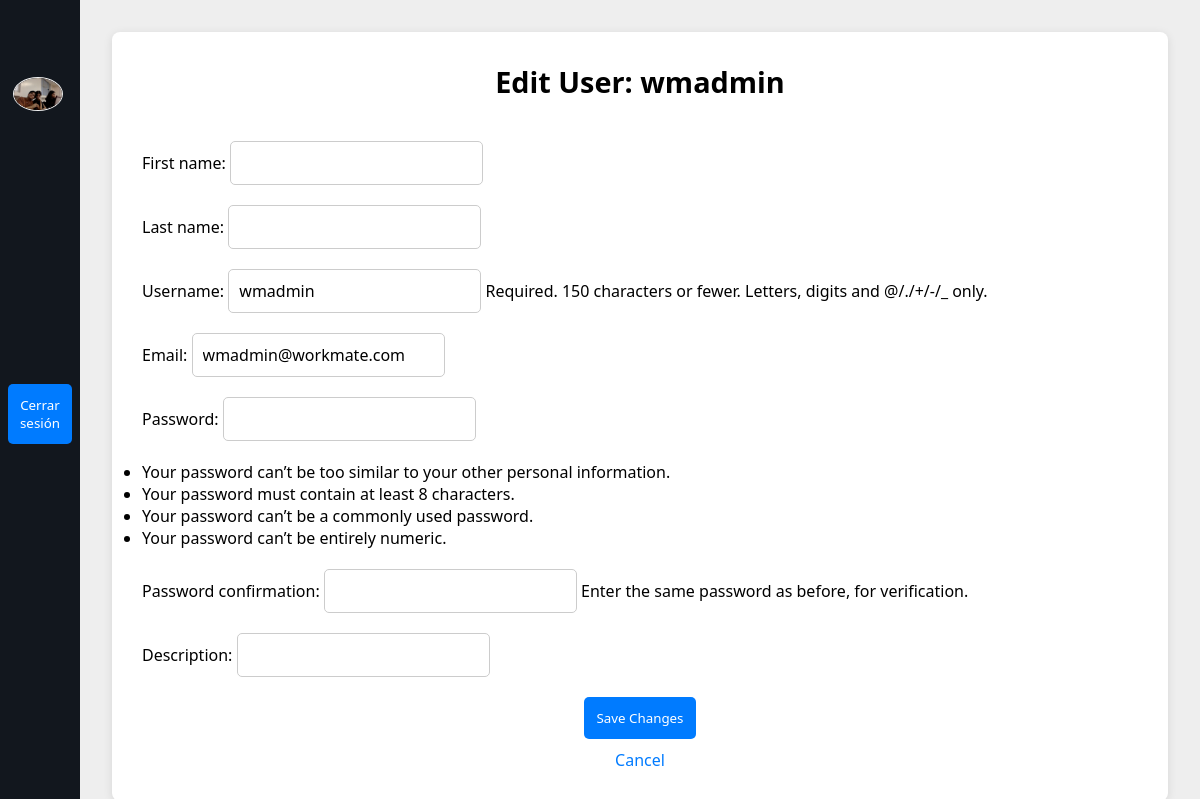
/editar-usuario/1/, run on an earlier commit of the app's database.
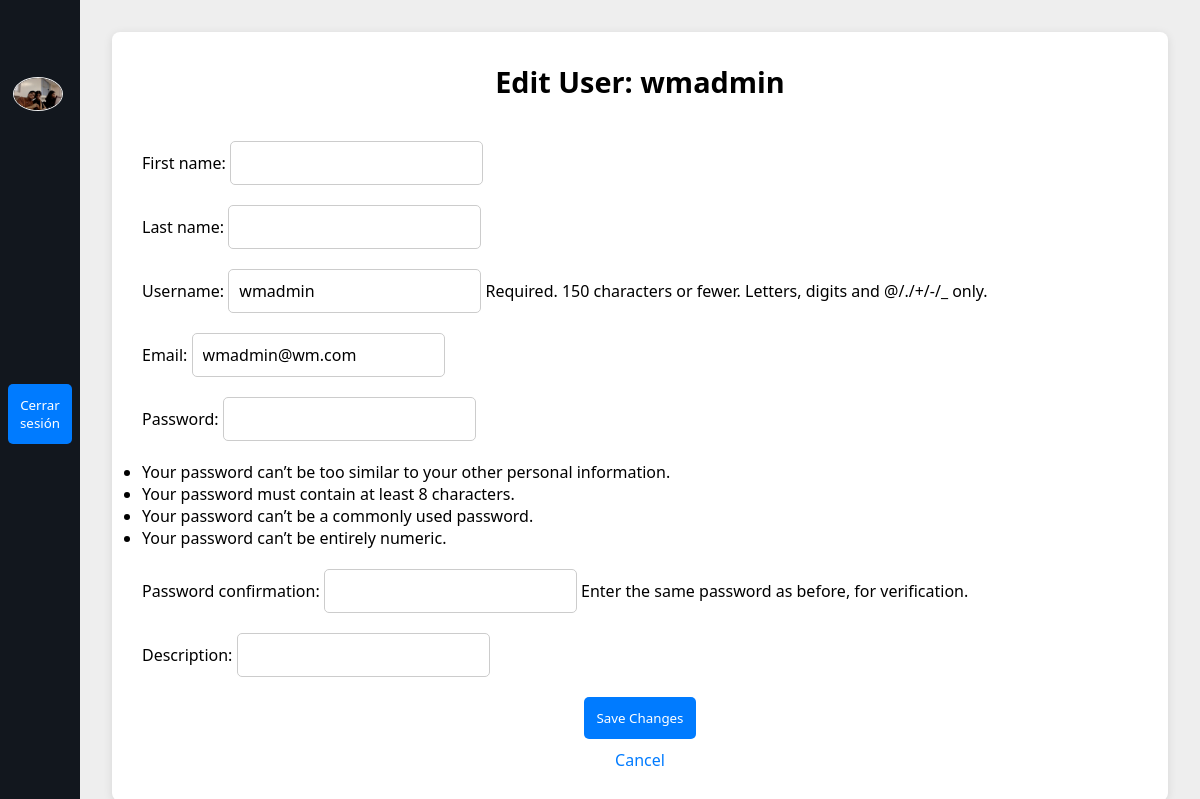
And on a later commit of the database.
### workmates/models.py (models this page shows, shortened)
class workmateUser(AbstractUser):
    email = models.EmailField(unique=True)
    description = models.CharField(max_length=600, default='', blank=True)

### base/views.py (the view)
# urls.py: path('editar-usuario/<int:user_id>/', views.editar_usuario, name='editar-usuario'),
def editar_usuario(request, user_id):
    user = get_object_or_404(workmateUser, id=user_id)
    if request.method == 'POST':
        form = WorkmateUserCreationForm(request.POST, instance=user)
        if form.is_valid():
            form.save()
            messages.success(request, 'User updated successfully!')
            return redirect('base:gestion-usuarios')
    else:
        form = WorkmateUserCreationForm(instance=user)
    return render(request, 'editar-usuario.html', {'form': form, 'user': user})

### base/form.py
class WorkmateUserCreationForm(UserCreationForm):
    class Meta:
        model = workmateUser
        fields = ('first_name', 'last_name', 'username', 'email', 'password1', 'password2', 'description')
    def __init__(self, *args, **kwargs):
        super().__init__(*args, **kwargs)

### base/templates/editar-usuario.html (shortened to what this page needs)
{% load static %}
<html lang="en">
<head>
    <link rel="stylesheet" href="{% static 'css/dashboard.css' %}">
</head>
<body>
    <div class="sidebar">
        <div class="top">
        </div>
        <div class="user">
            <img src="{% static "user-img.jpg" %}" alt="me" class="user-img">
            <div>
            </div>
        </div>
        <ul>
            <li><a href="/"><i class="bx bxs-grid-alt"></i><span class="nav-item">Dashboard</span></a></li>
            <li><a href="/gestion-tareas/"><i class="bx bx-task"></i><span class="nav-item">Gestion de Tareas</span></a></li>
            <li><a href="/gestion-usuarios/"><i class="bx bxs-user-account"></i><span class="nav-item">Gestion de Usuarios</span></a></li>
            <li><a href="/mis-tareas/"><i class="bx bxs-notepad"></i><span class="nav-item">Mis Tareas</span></a></li>
            <li>
                <form method="POST" action="{% url 'base:logout' %}" class="logout-form">
                    <button type="submit" aria-label="Logout">Cerrar sesión</button>
                </form>
            </li>
        </ul>
    </div>
    <div class="main-content">
        <div class="container">
            <h1>Edit User: {{ user.username }}</h1>
            <form method="POST" action="{% url 'base:gestion_usuarios' %}">
                {{ form.as_p }}
                <button type="submit">Save Changes</button>
                <a href="{% url 'base:gestion_usuarios' %}" class="cancel-button">Cancel</a>
            </form>
        </div>
    </div>
</body>
</html>

What changed in the data, as far as the page shows it:
changed workmateUser "wmadmin": email "wmadmin@workmate.com" → "wmadmin@wm.com"
